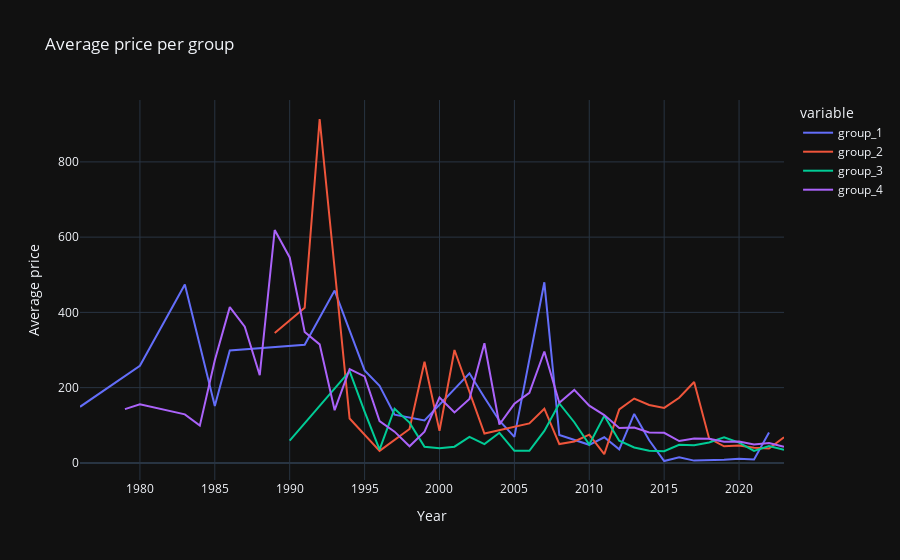

Notebook code cell kept with this figure:
### Markdown cell above
Added a new column 'group' which assigns a value to a set from 1 to 4, based on the amount of subthemes a set's theme has (4 - has more than 30 subthemes, 1 - has less than 10).

### Code cell
group_4 = df.drop(df[df['group'] != 4].index).groupby('year')['price'].mean().reset_index().set_index('year')
group_4['group_4'] = group_4.price.astype(int)
group_4 = group_4.drop(columns={'price'})
group_3 = df.drop(df[df['group'] != 3].index).groupby('year')['price'].mean().reset_index().set_index('year')
group_3['group_3'] = group_3.price.astype(int)
group_3 = group_3.drop(columns={'price'})
group_2 = df.drop(df[df['group'] != 2].index).groupby('year')['price'].mean().reset_index().set_index('year')
group_2['group_2'] = group_2.price.astype(int)
group_2 = group_2.drop(columns={'price'})
group_1 = df.drop(df[df['group'] != 1].index).groupby('year')['price'].mean().reset_index().set_index('year')
group_1['group_1'] = group_1.price.astype(int)
group_1 = group_1.drop(columns={'price'})
frame = [group_4, group_3, group_2, group_1]
so = pd.concat(frame)
px.line(so, 
        x=so.index, 
        y=['group_1','group_2','group_3','group_4'],
        title='Average price per group',
        labels={'value': 'Average price',
                'year': 'Year'})

### Figure 1 — Plotly figure (JSON) as saved in the notebook; plotly's stock layout.template omitted (floating-point values rounded to 4 significant figures; data arrays with more than 128 entries replaced by an {"elided": "..."} marker saying what was removed)
{"data": [{"hovertemplate": "variable=group_1<br>Year=%{x}<br>Average price=%{y}<extra></extra>", "legendgroup": "group_1", "line": {"color": "#636efa", "dash": "solid"}, "marker": {"symbol": "circle"}, "mode": "lines", "name": "group_1", "orientation": "v", "showlegend": true, "type": "scatter", "x": {"elided": "133 int values"}, "xaxis": "x", "y": {"elided": "133 int values"}, "yaxis": "y"}, {"hovertemplate": "variable=group_2<br>Year=%{x}<br>Average price=%{y}<extra></extra>", "legendgroup": "group_2", "line": {"color": "#EF553B", "dash": "solid"}, "marker": {"symbol": "circle"}, "mode": "lines", "name": "group_2", "orientation": "v", "showlegend": true, "type": "scatter", "x": {"elided": "133 int values"}, "xaxis": "x", "y": {"elided": "133 int values"}, "yaxis": "y"}, {"hovertemplate": "variable=group_3<br>Year=%{x}<br>Average price=%{y}<extra></extra>", "legendgroup": "group_3", "line": {"color": "#00cc96", "dash": "solid"}, "marker": {"symbol": "circle"}, "mode": "lines", "name": "group_3", "orientation": "v", "showlegend": true, "type": "scatter", "x": {"elided": "133 int values"}, "xaxis": "x", "y": {"elided": "133 int values"}, "yaxis": "y"}, {"hovertemplate": "variable=group_4<br>Year=%{x}<br>Average price=%{y}<extra></extra>", "legendgroup": "group_4", "line": {"color": "#ab63fa", "dash": "solid"}, "marker": {"symbol": "circle"}, "mode": "lines", "name": "group_4", "orientation": "v", "showlegend": true, "type": "scatter", "x": {"elided": "133 int values"}, "xaxis": "x", "y": {"elided": "133 int values"}, "yaxis": "y"}], "layout": {"legend": {"title": {"text": "variable"}, "tracegroupgap": 0}, "title": {"text": "Average price per group"}, "xaxis": {"anchor": "y", "domain": [0, 1], "title": {"text": "Year"}}, "yaxis": {"anchor": "x", "domain": [0, 1], "title": {"text": "Average price"}}}}
